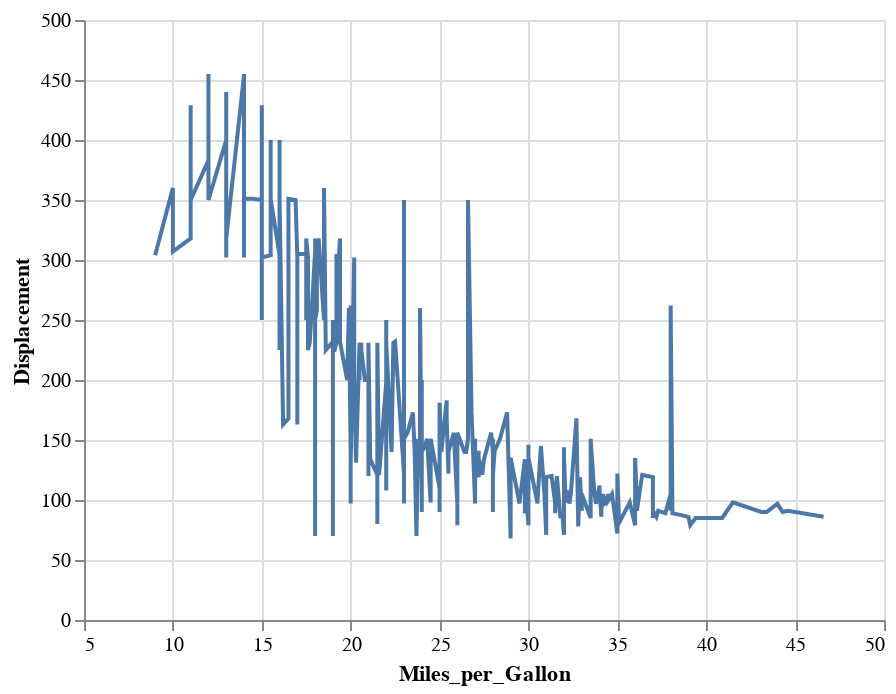

Notebook code for this chart:
### Code cell


### Figure 1 — Vega-Lite specification as saved in the notebook (floating-point values rounded to 4 significant figures; data arrays with more than 128 entries replaced by an {"elided": "..."} marker saying what was removed)
{"config": {"view": {"continuousWidth": 400, "continuousHeight": 300}}, "data": {"name": "data-7e057f58c3d1e6349311d283882fc417"}, "mark": "line", "encoding": {"x": {"type": "quantitative", "field": "Miles_per_Gallon"}, "y": {"type": "quantitative", "field": "Displacement"}}, "$schema": "https://vega.github.io/schema/vega-lite/v4.8.1.json", "datasets": {"data-7e057f58c3d1e6349311d283882fc417": {"elided": "406 records"}}}
